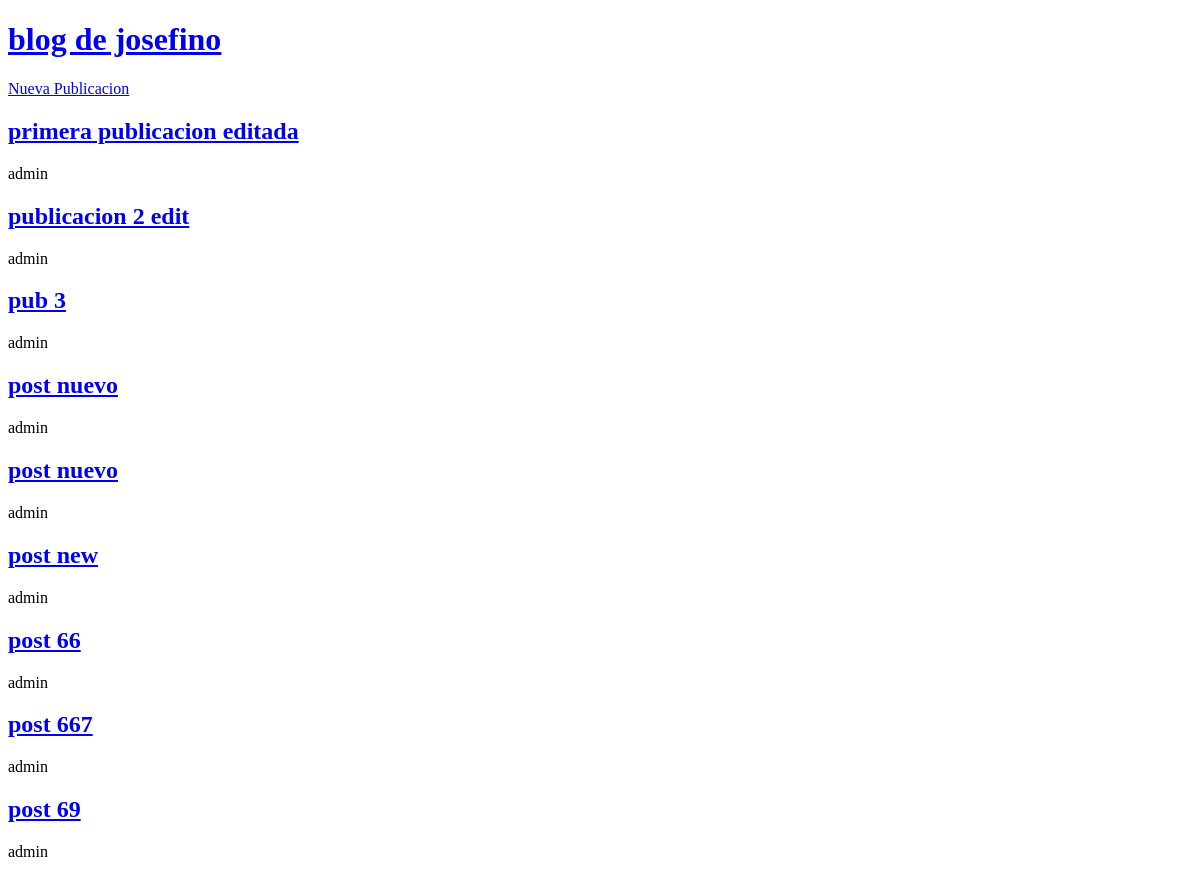
Before: / with the older database file.
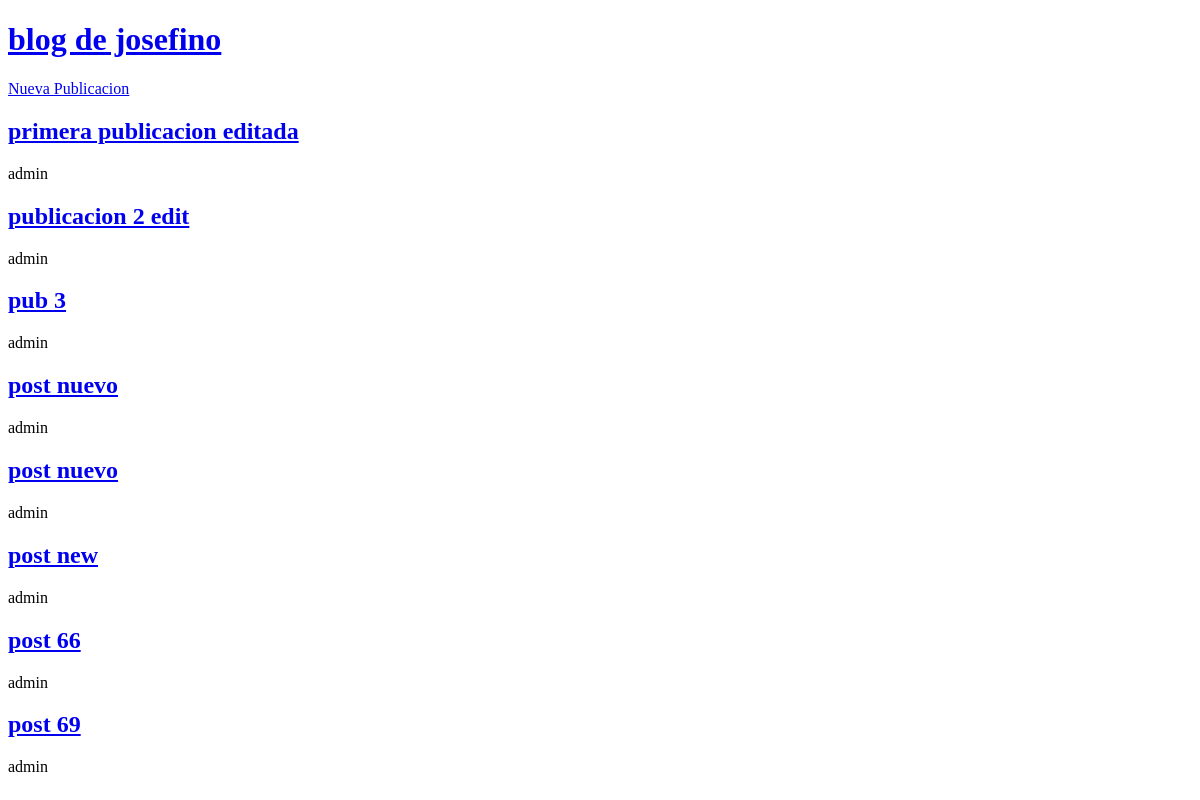
After: the same page with the newer database file.
### blog/models.py (models this page shows, shortened)
class Publication(models.Model):
    title = models.CharField(max_length=100)
    body = models.TextField()
    author = models.ForeignKey(
        'auth.User',
        on_delete=models.CASCADE,
    )
    date = models.DateTimeField(auto_now_add=True)
    updated = models.DateTimeField(auto_now=True)

### blog/views.py (the view)
# urls.py: path('', PublicationListView.as_view(), name='publication-list'),
class PublicationListView(ListView):
    model = Publication
    template_name = 'publication-list.html'

### templates/publication-list.html
{% extends "_base.html" %}
{% block content %}
    {% for post in publication_list %}
        <a href="{% url 'publication-detail' post.pk %}"><h2>{{ post.title }}</h2></a>
        <p>{{ post.author }}</p>
    {% endfor %}
{% endblock content %}

Changed rows visible on the page:
removed Publication: title "post 667", author "admin"
